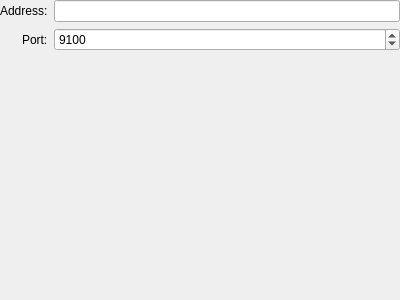
<?xml version="1.0" encoding="UTF-8"?>
<ui version="4.0">
 <class>ChooseSocket</class>
 <widget class="QWidget" name="ChooseSocket">
  <property name="geometry">
   <rect>
    <x>0</x>
    <y>0</y>
    <width>400</width>
    <height>300</height>
   </rect>
  </property>
  <property name="sizePolicy">
   <sizepolicy hsizetype="Ignored" vsizetype="Preferred">
    <horstretch>0</horstretch>
    <verstretch>0</verstretch>
   </sizepolicy>
  </property>
  <layout class="QFormLayout" name="formLayout">
   <property name="labelAlignment">
    <set>Qt::AlignRight|Qt::AlignTop|Qt::AlignTrailing</set>
   </property>
   <property name="margin">
    <number>0</number>
   </property>
   <item row="0" column="0">
    <widget class="QLabel" name="label_2">
     <property name="text">
      <string comment="@label:textbox">Address:</string>
     </property>
     <property name="buddy">
      <cstring>addressLE</cstring>
     </property>
    </widget>
   </item>
   <item row="0" column="1">
    <widget class="QLineEdit" name="addressLE"/>
   </item>
   <item row="1" column="0">
    <widget class="QLabel" name="label_3">
     <property name="text">
      <string comment="@label:spinbox">Port:</string>
     </property>
     <property name="buddy">
      <cstring>portISB</cstring>
     </property>
    </widget>
   </item>
   <item row="1" column="1">
    <widget class="QSpinBox" name="portISB">
     <property name="accelerated">
      <bool>true</bool>
     </property>
     <property name="minimum">
      <number>1</number>
     </property>
     <property name="maximum">
      <number>65535</number>
     </property>
     <property name="value">
      <number>9100</number>
     </property>
    </widget>
   </item>
  </layout>
 </widget>
 <resources/>
 <connections/>
</ui>
